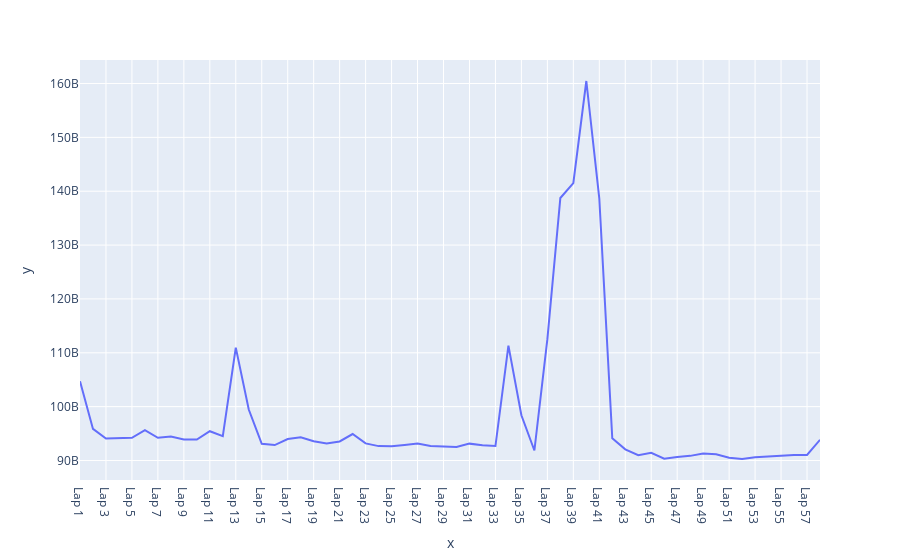

Source (notebook cell):
### Code cell
fig = px.line(x=x, y=y)

fig

### Figure 1 — Plotly figure (JSON) as saved in the notebook; plotly's stock layout.template omitted (floating-point values rounded to 4 significant figures)
{"data": [{"hovertemplate": "x=%{x}<br>y=%{y}<extra></extra>", "legendgroup": "", "line": {"color": "#636efa", "dash": "solid"}, "marker": {"symbol": "circle"}, "mode": "lines", "name": "", "orientation": "v", "showlegend": false, "type": "scatter", "x": ["Lap 1", "Lap 2", "Lap 3", "Lap 4", "Lap 5", "Lap 6", "Lap 7", "Lap 8", "Lap 9", "Lap 10", "Lap 11", "Lap 12", "Lap 13", "Lap 14", "Lap 15", "Lap 16", "Lap 17", "Lap 18", "Lap 19", "Lap 20", "Lap 21", "Lap 22", "Lap 23", "Lap 24", "Lap 25", "Lap 26", "Lap 27", "Lap 28", "Lap 29", "Lap 30", "Lap 31", "Lap 32", "Lap 33", "Lap 34", "Lap 35", "Lap 36", "Lap 37", "Lap 38", "Lap 39", "Lap 40", "Lap 41", "Lap 42", "Lap 43", "Lap 44", "Lap 45", "Lap 46", "Lap 47", "Lap 48", "Lap 49", "Lap 50", "Lap 51", "Lap 52", "Lap 53", "Lap 54", "Lap 55", "Lap 56", "Lap 57", "Lap 58"], "xaxis": "x", "y": [104733000000, 95866000000, 94081000000, 94186000000, 94220000000, 95651000000, 94207000000, 94465000000, 93893000000, 93897000000, 95440000000, 94535000000, 110958000000, 99472000000, 93093000000, 92867000000, 93978000000, 94326000000, 93586000000, 93147000000, 93535000000, 94916000000, 93169000000, 92670000000, 92662000000, 92895000000, 93152000000, 92680000000, 92535000000, 92506000000, 93130000000, 92817000000, 92683000000, 111326000000, 98399000000, 91855000000, 112525000000, 138746000000, 141499000000, 160468000000, 138652000000, 94114000000, 92071000000, 90978000000, 91438000000, 90332000000, 90632000000, 90860000000, 91317000000, 91140000000, 90506000000, 90277000000, 90593000000, 90675000000, 90894000000, 91025000000, 91019000000, 93838000000], "yaxis": "y"}], "layout": {"legend": {"tracegroupgap": 0}, "margin": {"t": 60}, "xaxis": {"anchor": "y", "domain": [0, 1], "title": {"text": "x"}}, "yaxis": {"anchor": "x", "domain": [0, 1], "title": {"text": "y"}}}}
